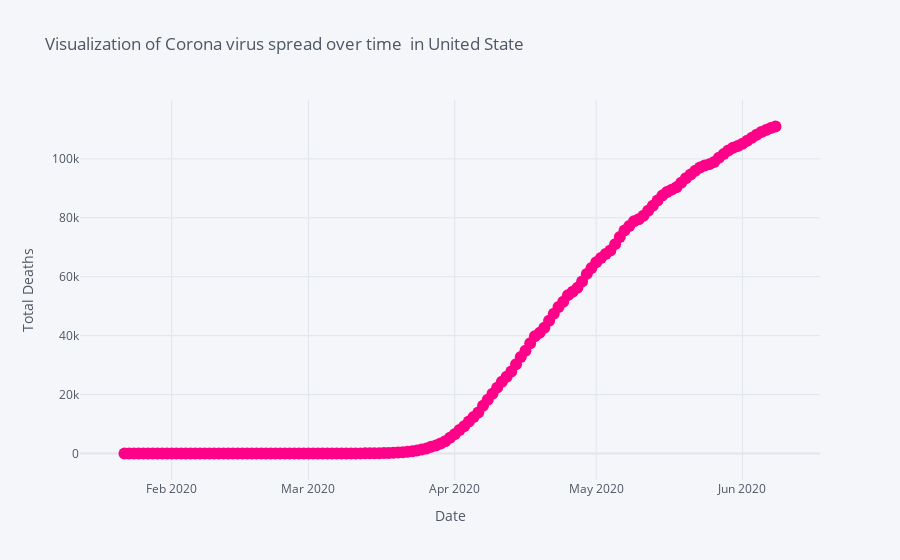

The cell this chart's notebook holds for it:
### Code cell
fig=US.iplot(
    asFigure=True,
    subplots=True,
    mode='lines+markers',
    #text=text,
    y=['Total Deaths'],
    opacity=0.2,
    xTitle='Date',
    yTitle='Total Deaths',
    title='Visualization of Corona virus spread over time  in United State',
    colors='pink',
    #markersize=5
    )
fig.show()

### Figure 1 — Plotly figure (JSON) as saved in the notebook; plotly's stock layout.template omitted (floating-point values rounded to 4 significant figures; data arrays with more than 128 entries replaced by an {"elided": "..."} marker saying what was removed)
{"data": [{"line": {"color": "rgba(255, 0, 136, 1.0)", "dash": "solid", "shape": "linear", "width": 1.3}, "marker": {"size": 12, "symbol": "circle"}, "mode": "lines+markers", "name": "Total Deaths", "text": "", "type": "scatter", "x": {"elided": "139 str values"}, "xaxis": "x", "y": {"elided": "139 int values"}, "yaxis": "y"}], "layout": {"legend": {"bgcolor": "#F5F6F9", "font": {"color": "#4D5663"}}, "paper_bgcolor": "#F5F6F9", "plot_bgcolor": "#F5F6F9", "title": {"font": {"color": "#4D5663"}, "text": "Visualization of Corona virus spread over time  in United State"}, "xaxis": {"anchor": "y", "domain": [0, 1], "gridcolor": "#E1E5ED", "showgrid": true, "tickfont": {"color": "#4D5663"}, "title": {"font": {"color": "#4D5663"}, "text": "Date"}, "zerolinecolor": "#E1E5ED"}, "yaxis": {"anchor": "x", "domain": [0, 1], "gridcolor": "#E1E5ED", "showgrid": true, "tickfont": {"color": "#4D5663"}, "title": {"font": {"color": "#4D5663"}, "text": "Total Deaths"}, "zerolinecolor": "#E1E5ED"}}}
